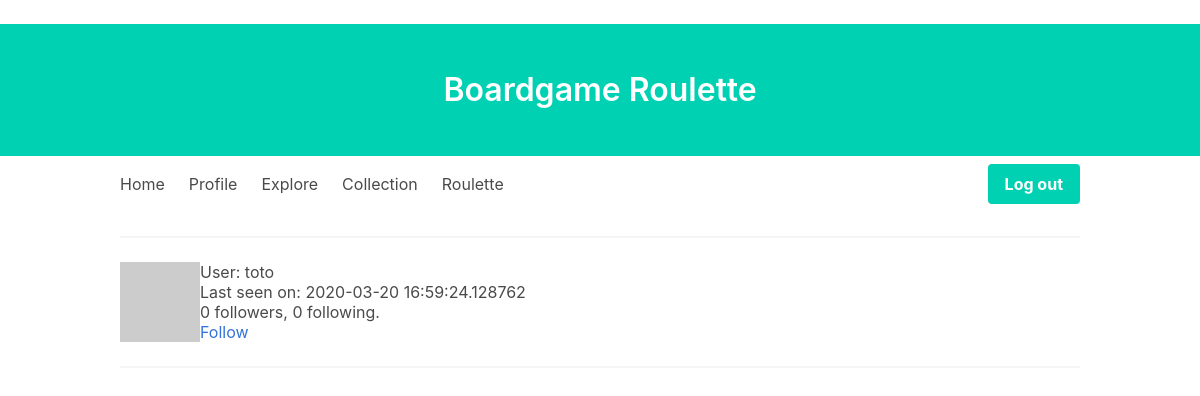
The app's page /user/toto (signed in), older data.
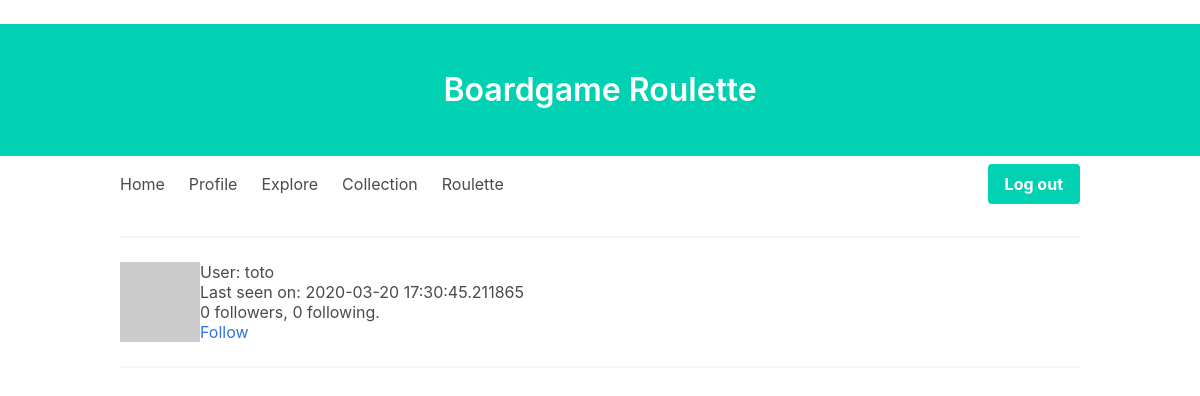
The same page, newer data.
### app/models.py (models this page shows, shortened)
class User(UserMixin, db.Model):
    id = db.Column(db.Integer, primary_key=True)
    username = db.Column(db.String(64), index=True, unique=True)
    email = db.Column(db.String(120), index=True, unique=True)
    password_hash = db.Column(db.String(128))
    posts = db.relationship("Post", backref="author", lazy="dynamic")
    about_me = db.Column(db.String(140))
    last_seen = db.Column(db.DateTime, default=datetime.utcnow)
    followed = db.relationship(
        "User",
        secondary=followers,
        primaryjoin=(followers.c.follower_id == id),
        secondaryjoin=(followers.c.followed_id == id),
        backref=db.backref("followers", lazy="dynamic"),
        lazy="dynamic",
    )
    collection = db.relationship("Boardgame", secondary=boardgames, lazy="dynamic")
    def is_following(self, user):
        return self.followed.filter(followers.c.followed_id == user.id).count() > 0
    def avatar(self, size):
        digest = md5(self.email.lower().encode("utf-8")).hexdigest()
        return "https://www.gravatar.com/avatar/{}?d=identicon&s={}".format(
            digest, size
        )

### app/user_views.py (the view)
@app.route("/user/<username>")
@login_required
def user(username):
    user = User.query.filter_by(username=username).first_or_404()
    page = request.args.get("page", 1, type=int)
    posts = user.posts.order_by(Post.timestamp.desc()).paginate(
        page, app.config["POSTS_PER_PAGE"], False
    )
    next_url = (
        url_for("user", username=user.username, page=posts.next_num)
        if posts.has_next
        else None
    )
    prev_url = (
        url_for("user", username=user.username, page=posts.prev_num)
        if posts.has_prev
        else None
    )
    return render_template(
        "user.html", user=user, posts=posts.items, next_url=next_url, prev_url=prev_url
    )

### app/models.py (called while the page is built)
@login.user_loader
def load_user(id):
    return User.query.get(int(id))

### app/user_views.py (called while the page is built)
@app.before_request
def before_request():
    if current_user.is_authenticated:
        current_user.last_seen = datetime.utcnow()
        db.session.commit()

### app/templates/user.html (shortened to what this page needs)
﻿{% extends "base.html" %}
{% block content %}
<table>
    <tr valign="top">
        <td><img src="{{ user.avatar(128) }}"></td>
        <td>
            <h1>User: {{ user.username }}</h1>
            {% if user.last_seen %}<p>Last seen on: {{ user.last_seen }}</p>{% endif %}
            <p>{{ user.followers.count() }} followers, {{ user.followed.count() }} following.</p>
            {% if user == current_user %}
            <p><a href="{{ url_for('edit_profile') }}">Edit your profile</a></p>
            {% elif not current_user.is_following(user) %}
            <p><a href="{{ url_for('follow', username=user.username) }}">Follow</a></p>
            {% else %}
            <p><a href="{{ url_for('unfollow', username=user.username) }}">Unfollow</a></p>
            {% endif %}
        </td>
    </tr>
</table>
<hr>
{% endblock %}

Row changes from the older to the newer data that the page shows:
changed User "toto": last_seen "2020-03-20 16:59:24.128762" → "2020-03-20 17:30:45.211865"
